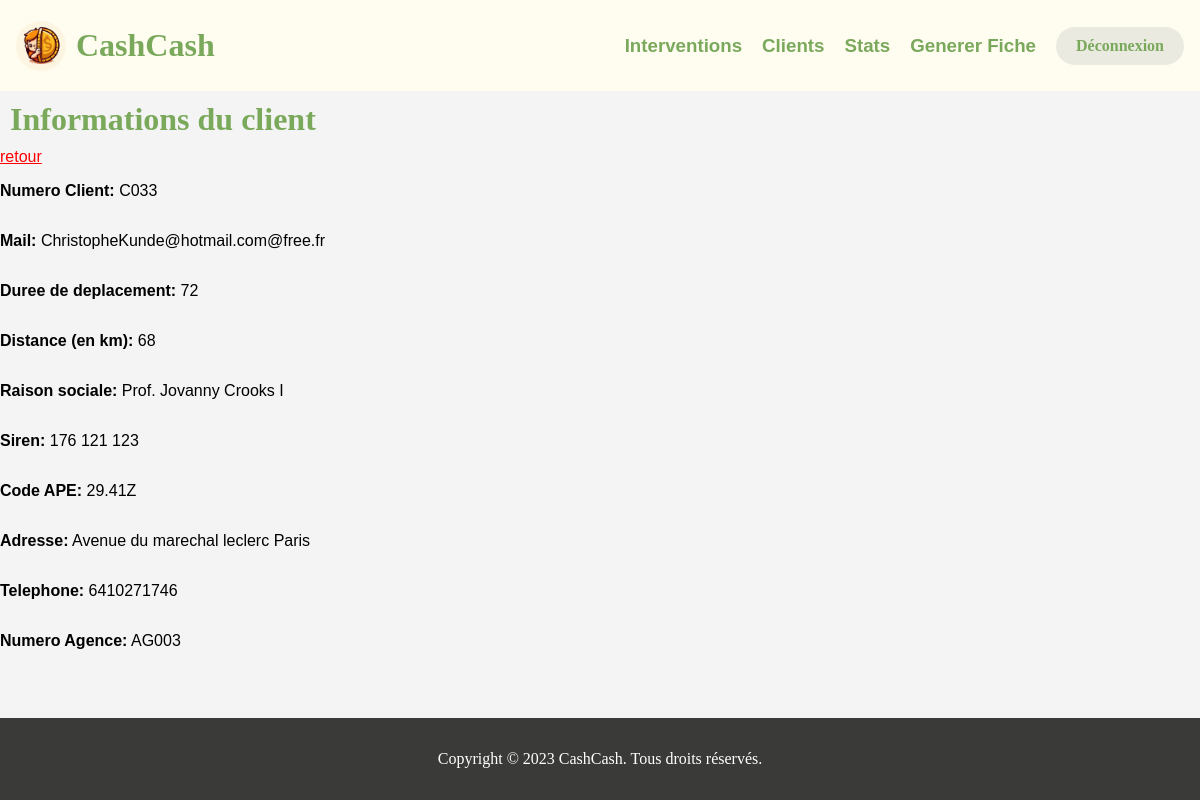
Page /?action=details&numero_client=C033 (signed in) on the committed database.
### tables this page shows
CREATE TABLE `clients` (
  `numero_client` varchar(191) NOT NULL,
  `email` varchar(50) NOT NULL,
  `duree_deplacement` double(8,2) NOT NULL,
  `distanceKM` int(11) NOT NULL,
  `raison_sociale` varchar(50) NOT NULL,
  `siren` varchar(50) NOT NULL,
  `code_ape` varchar(50) NOT NULL,
  `adresse` varchar(50) NOT NULL,
  `telephone_client` varchar(10) NOT NULL,
  `numero_agence` varchar(50) NOT NULL
);

### controleur/detailsClient.php (called while the page is built)
<?php
    include './vue/header.html.php';
if (isset($_GET['numero_client']) && !empty($_GET['numero_client'])) {
    $num = $_GET['numero_client'];
    $client = getClientByNumClient($num);
} else {
    echo "Le numéro de client n'a pas été spécifié.";
}
include './vue/vueDetailsClient.php';
include './vue/footer.html.php';
?>

### index.php (called while the page is built, shortened)
<?php
    include "getRacine.php";
    include "$racine/modele/bd.utilisateur.php";
    if (isset($_GET["action"])) {
        $action = $_GET["action"];
    } else {
        $action = "defaut";
    }
    $fichier = controleurPrincipal($action);
    include "$racine/controleur/$fichier";
?>

### modele/bd.utilisateur.php (called while the page is built, shortened)
<?php
    function getClientByNumClient($num){
        $base = connexionPDO();
        $statement = $base->prepare("SELECT * FROM clients WHERE numero_client = ?");
        $statement->execute([$num]);
        $resultat = $statement->fetch(PDO::FETCH_ASSOC);
        return $resultat;
    }
?>

### vue/vueDetailsClient.php (the view)
<h1>Informations du client</h1>
<a style='color: red' href="?action=tbClients">retour</a>
 <p><strong>Numero Client:</strong> <?php echo $client['numero_client']; ?></p>
 <p><strong>Mail:</strong> <?php echo $client['email']; ?></p>
 <p><strong>Duree de deplacement:</strong> <?php echo $client['duree_deplacement']; ?></p>
 <p><strong>Distance (en km):</strong> <?php echo $client['distanceKM']; ?></p>
 <p><strong>Raison sociale:</strong> <?php echo $client['raison_sociale']; ?></p>
 <p><strong>Siren:</strong> <?php echo $client['siren']; ?></p>
 <p><strong>Code APE:</strong> <?php echo $client['code_ape']; ?></p>
 <p><strong>Adresse:</strong> <?php echo $client['adresse']; ?></p>
 <p><strong>Telephone:</strong> <?php echo $client['telephone_client']; ?></p>
 <p><strong>Numero Agence:</strong> <?php echo $client['numero_agence']; ?></p>

### css/style.css (style rules this page uses)
h1 { font-family: "Neuton Extralight"; font-weight: 700; color: #7AA95C; margin: 10px; margin-right: auto; }

### rows in the picture
clients: numero_client "C033", email "ChristopheKunde@hotmail.com@free.fr", duree_deplacement "72", distanceKM "68", raison_sociale "Prof. Jovanny Crooks I", siren "176 121 123", code_ape "29.41Z", adresse "Avenue du marechal leclerc Paris", telephone_client "6410271746", numero_agence "AG003"
